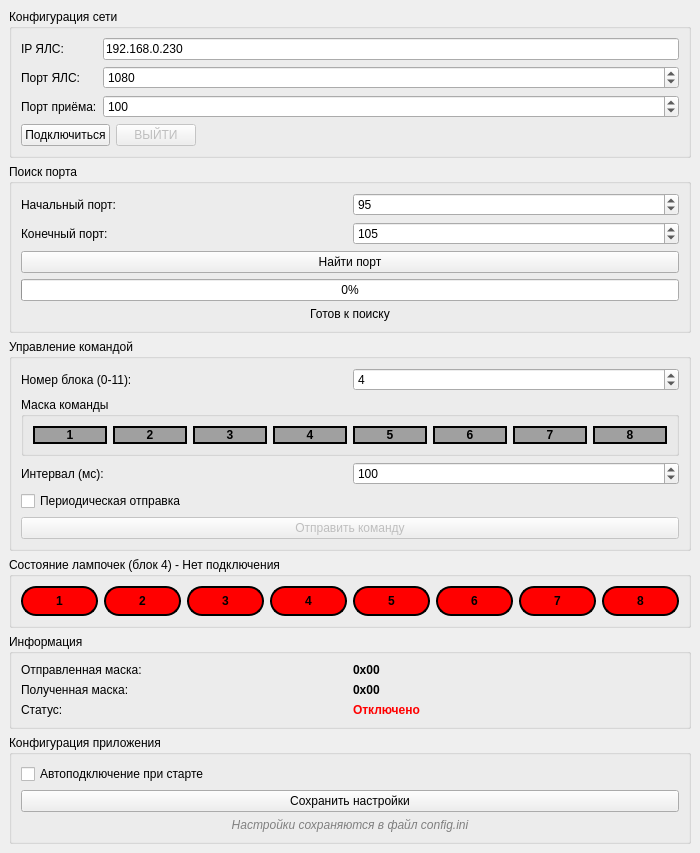
<?xml version="1.0" encoding="UTF-8"?>
<ui version="4.0">
 <class>MainWindow</class>
 <widget class="QMainWindow" name="MainWindow">
  <property name="geometry">
   <rect>
    <x>0</x>
    <y>0</y>
    <width>700</width>
    <height>810</height>
   </rect>
  </property>
  <property name="windowTitle">
   <string>Тест ЯЛС и ЯПС</string>
  </property>
  <widget class="QWidget" name="centralwidget">
   <layout class="QVBoxLayout" name="verticalLayout">
    <item>
     <widget class="QGroupBox" name="networkGroupBox">
      <property name="title">
       <string>Конфигурация сети</string>
      </property>
      <layout class="QGridLayout" name="gridLayout">
       <item row="0" column="0">
        <widget class="QLabel" name="ipLabel">
         <property name="text">
          <string>IP ЯЛС:</string>
         </property>
        </widget>
       </item>
       <item row="0" column="1">
        <widget class="QLineEdit" name="ipLineEdit">
         <property name="text">
          <string>192.168.0.230</string>
         </property>
        </widget>
       </item>
       <item row="1" column="0">
        <widget class="QLabel" name="portLabel">
         <property name="text">
          <string>Порт ЯЛС:</string>
         </property>
        </widget>
       </item>
       <item row="1" column="1">
        <widget class="QSpinBox" name="portSpinBox">
         <property name="minimum">
          <number>1</number>
         </property>
         <property name="maximum">
          <number>65535</number>
         </property>
         <property name="value">
          <number>1080</number>
         </property>
        </widget>
       </item>
       <item row="2" column="0">
        <widget class="QLabel" name="listenPortLabel">
         <property name="text">
          <string>Порт приёма:</string>
         </property>
        </widget>
       </item>
       <item row="2" column="1">
        <widget class="QSpinBox" name="listenPortSpinBox">
         <property name="minimum">
          <number>1</number>
         </property>
         <property name="maximum">
          <number>65535</number>
         </property>
         <property name="value">
          <number>100</number>
         </property>
        </widget>
       </item>
       <item row="3" column="0" colspan="2">
        <layout class="QHBoxLayout" name="horizontalLayout_2">
         <item>
          <widget class="QPushButton" name="connectButton">
           <property name="text">
            <string>Подключиться</string>
           </property>
          </widget>
         </item>
         <item>
          <widget class="QPushButton" name="disconnectButton">
           <property name="enabled">
            <bool>false</bool>
           </property>
           <property name="text">
            <string>ВЫЙТИ</string>
           </property>
          </widget>
         </item>
         <item>
          <spacer name="horizontalSpacer">
           <property name="orientation">
            <enum>Qt::Orientation::Horizontal</enum>
           </property>
           <property name="sizeHint" stdset="0">
            <size>
             <width>40</width>
             <height>20</height>
            </size>
           </property>
          </spacer>
         </item>
        </layout>
       </item>
      </layout>
     </widget>
    </item>
    <item>
     <widget class="QGroupBox" name="portSearchGroupBox">
      <property name="title">
       <string>Поиск порта</string>
      </property>
      <layout class="QGridLayout" name="gridLayout_2">
       <item row="0" column="0">
        <widget class="QLabel" name="searchStartLabel">
         <property name="text">
          <string>Начальный порт:</string>
         </property>
        </widget>
       </item>
       <item row="0" column="1">
        <widget class="QSpinBox" name="searchStartPortSpinBox">
         <property name="minimum">
          <number>1</number>
         </property>
         <property name="maximum">
          <number>65535</number>
         </property>
         <property name="value">
          <number>95</number>
         </property>
        </widget>
       </item>
       <item row="1" column="0">
        <widget class="QLabel" name="searchEndLabel">
         <property name="text">
          <string>Конечный порт:</string>
         </property>
        </widget>
       </item>
       <item row="1" column="1">
        <widget class="QSpinBox" name="searchEndPortSpinBox">
         <property name="minimum">
          <number>1</number>
         </property>
         <property name="maximum">
          <number>65535</number>
         </property>
         <property name="value">
          <number>105</number>
         </property>
        </widget>
       </item>
       <item row="2" column="0" colspan="2">
        <widget class="QPushButton" name="findPortButton">
         <property name="text">
          <string>Найти порт</string>
         </property>
        </widget>
       </item>
       <item row="3" column="0" colspan="2">
        <widget class="QProgressBar" name="searchProgressBar">
         <property name="visible">
          <bool>false</bool>
         </property>
         <property name="value">
          <number>0</number>
         </property>
         <property name="textVisible">
          <bool>true</bool>
         </property>
        </widget>
       </item>
       <item row="4" column="0" colspan="2">
        <widget class="QLabel" name="searchProgressLabel">
         <property name="text">
          <string>Готов к поиску</string>
         </property>
         <property name="alignment">
          <set>Qt::AlignmentFlag::AlignCenter</set>
         </property>
        </widget>
       </item>
      </layout>
     </widget>
    </item>
    <item>
     <widget class="QGroupBox" name="commandGroupBox">
      <property name="title">
       <string>Управление командой</string>
      </property>
      <layout class="QGridLayout" name="gridLayout_3">
       <item row="0" column="0">
        <widget class="QLabel" name="blockLabel">
         <property name="text">
          <string>Номер блока (0-11):</string>
         </property>
        </widget>
       </item>
       <item row="0" column="1">
        <widget class="QSpinBox" name="blockSpinBox">
         <property name="minimum">
          <number>0</number>
         </property>
         <property name="maximum">
          <number>11</number>
         </property>
         <property name="value">
          <number>4</number>
         </property>
        </widget>
       </item>
       <item row="1" column="0" colspan="2">
        <widget class="QGroupBox" name="lampcomandmask">
         <property name="title">
          <string>Маска команды</string>
         </property>
         <property name="flat">
          <bool>true</bool>
         </property>
         <layout class="QHBoxLayout" name="horizontalLayout_3">
          <item>
           <widget class="QPushButton" name="lampcommandmask01">
            <property name="styleSheet">
             <string notr="true">/* Базовый стиль (не выбрано) */
QPushButton {
    background-color: #A0A0A0;  /* Серый */
    border-radius: 10px;
    border: 2px solid black;
    font-weight: bold;
}

/* Состояние: выбрано */
QPushButton:checked {
    background-color: #0000FF;  /* Синий */
}

/* Состояние: наведение */
QPushButton:hover {
    background-color: #C0C0C0;  /* Светло-серый */
}

/* Состояние: выбрано + наведение */
QPushButton:checked:hover {
    background-color: #3333FF;  /* Темно-синий */
}

/* Состояние: отключено */
QPushButton:disabled {
    background-color: #404040;  /* Тёмно-серый */
}</string>
            </property>
            <property name="text">
             <string>1</string>
            </property>
            <property name="flat">
             <bool>true</bool>
            </property>
           </widget>
          </item>
          <item>
           <widget class="QPushButton" name="lampcommandmask02">
            <property name="styleSheet">
             <string notr="true">/* Базовый стиль (не выбрано) */
QPushButton {
    background-color: #A0A0A0;  /* Серый */
    border-radius: 10px;
    border: 2px solid black;
    font-weight: bold;
}

/* Состояние: выбрано */
QPushButton:checked {
    background-color: #0000FF;  /* Синий */
}

/* Состояние: наведение */
QPushButton:hover {
    background-color: #C0C0C0;  /* Светло-серый */
}

/* Состояние: выбрано + наведение */
QPushButton:checked:hover {
    background-color: #3333FF;  /* Темно-синий */
}

/* Состояние: отключено */
QPushButton:disabled {
    background-color: #404040;  /* Тёмно-серый */
}</string>
            </property>
            <property name="text">
             <string>2</string>
            </property>
            <property name="flat">
             <bool>true</bool>
            </property>
           </widget>
          </item>
          <item>
           <widget class="QPushButton" name="lampcommandmask03">
            <property name="styleSheet">
             <string notr="true">/* Базовый стиль (не выбрано) */
QPushButton {
    background-color: #A0A0A0;  /* Серый */
    border-radius:10px;
    border: 2px solid black;
    font-weight: bold;
}

/* Состояние: выбрано */
QPushButton:checked {
    background-color: #0000FF;  /* Синий */
}

/* Состояние: наведение */
QPushButton:hover {
    background-color: #C0C0C0;  /* Светло-серый */
}

/* Состояние: выбрано + наведение */
QPushButton:checked:hover {
    background-color: #3333FF;  /* Темно-синий */
}

/* Состояние: отключено */
QPushButton:disabled {
    background-color: #404040;  /* Тёмно-серый */
}</string>
            </property>
            <property name="text">
             <string>3</string>
            </property>
            <property name="flat">
             <bool>true</bool>
            </property>
           </widget>
          </item>
          <item>
           <widget class="QPushButton" name="lampcommandmask04">
            <property name="styleSheet">
             <string notr="true">/* Базовый стиль (не выбрано) */
QPushButton {
    background-color: #A0A0A0;  /* Серый */
    border-radius:10px;
    border: 2px solid black;
    font-weight: bold;
}

/* Состояние: выбрано */
QPushButton:checked {
    background-color: #0000FF;  /* Синий */
}

/* Состояние: наведение */
QPushButton:hover {
    background-color: #C0C0C0;  /* Светло-серый */
}

/* Состояние: выбрано + наведение */
QPushButton:checked:hover {
    background-color: #3333FF;  /* Темно-синий */
}

/* Состояние: отключено */
QPushButton:disabled {
    background-color: #404040;  /* Тёмно-серый */
}</string>
            </property>
            <property name="text">
             <string>4</string>
            </property>
            <property name="flat">
             <bool>true</bool>
            </property>
           </widget>
          </item>
          <item>
           <widget class="QPushButton" name="lampcommandmask05">
            <property name="styleSheet">
             <string notr="true">/* Базовый стиль (не выбрано) */
QPushButton {
    background-color: #A0A0A0;  /* Серый */
    border-radius:10px;
    border: 2px solid black;
    font-weight: bold;
}

/* Состояние: выбрано */
QPushButton:checked {
    background-color: #0000FF;  /* Синий */
}

/* Состояние: наведение */
QPushButton:hover {
    background-color: #C0C0C0;  /* Светло-серый */
}

/* Состояние: выбрано + наведение */
QPushButton:checked:hover {
    background-color: #3333FF;  /* Темно-синий */
}

/* Состояние: отключено */
QPushButton:disabled {
    background-color: #404040;  /* Тёмно-серый */
}</string>
            </property>
            <property name="text">
             <string>5</string>
            </property>
            <property name="flat">
             <bool>true</bool>
            </property>
           </widget>
          </item>
          <item>
           <widget class="QPushButton" name="lampcommandmask06">
            <property name="styleSheet">
             <string notr="true">/* Базовый стиль (не выбрано) */
QPushButton {
    background-color: #A0A0A0;  /* Серый */
    border-radius:10px;
    border: 2px solid black;
    font-weight: bold;
}

/* Состояние: выбрано */
QPushButton:checked {
    background-color: #0000FF;  /* Синий */
}

/* Состояние: наведение */
QPushButton:hover {
    background-color: #C0C0C0;  /* Светло-серый */
}

/* Состояние: выбрано + наведение */
QPushButton:checked:hover {
    background-color: #3333FF;  /* Темно-синий */
}

/* Состояние: отключено */
QPushButton:disabled {
    background-color: #404040;  /* Тёмно-серый */
}</string>
            </property>
            <property name="text">
             <string>6</string>
            </property>
            <property name="flat">
             <bool>true</bool>
            </property>
           </widget>
          </item>
          <item>
           <widget class="QPushButton" name="lampcommandmask07">
            <property name="styleSheet">
             <string notr="true">/* Базовый стиль (не выбрано) */
QPushButton {
    background-color: #A0A0A0;  /* Серый */
    border-radius:10px;
    border: 2px solid black;
    font-weight: bold;
}

/* Состояние: выбрано */
QPushButton:checked {
    background-color: #0000FF;  /* Синий */
}

/* Состояние: наведение */
QPushButton:hover {
    background-color: #C0C0C0;  /* Светло-серый */
}

/* Состояние: выбрано + наведение */
QPushButton:checked:hover {
    background-color: #3333FF;  /* Темно-синий */
}

/* Состояние: отключено */
QPushButton:disabled {
    background-color: #404040;  /* Тёмно-серый */
}</string>
            </property>
            <property name="text">
             <string>7</string>
            </property>
            <property name="flat">
             <bool>true</bool>
            </property>
           </widget>
          </item>
          <item>
           <widget class="QPushButton" name="lampcommandmask08">
            <property name="styleSheet">
             <string notr="true">/* Базовый стиль (не выбрано) */
QPushButton {
    background-color: #A0A0A0;  /* Серый */
    border-radius:10px;
    border: 2px solid black;
    font-weight: bold;
}

/* Состояние: выбрано */
QPushButton:checked {
    background-color: #0000FF;  /* Синий */
}

/* Состояние: наведение */
QPushButton:hover {
    background-color: #C0C0C0;  /* Светло-серый */
}

/* Состояние: выбрано + наведение */
QPushButton:checked:hover {
    background-color: #3333FF;  /* Темно-синий */
}

/* Состояние: отключено */
QPushButton:disabled {
    background-color: #404040;  /* Тёмно-серый */
}</string>
            </property>
            <property name="text">
             <string>8</string>
            </property>
            <property name="flat">
             <bool>true</bool>
            </property>
           </widget>
          </item>
         </layout>
        </widget>
       </item>
       <item row="2" column="0">
        <widget class="QLabel" name="periodicLabel">
         <property name="text">
          <string>Интервал (мс):</string>
         </property>
        </widget>
       </item>
       <item row="2" column="1">
        <widget class="QSpinBox" name="periodicIntervalSpinBox">
         <property name="minimum">
          <number>10</number>
         </property>
         <property name="maximum">
          <number>5000</number>
         </property>
         <property name="value">
          <number>100</number>
         </property>
        </widget>
       </item>
       <item row="3" column="0" colspan="2">
        <widget class="QCheckBox" name="periodicCheckBox">
         <property name="text">
          <string>Периодическая отправка</string>
         </property>
        </widget>
       </item>
       <item row="4" column="0" colspan="2">
        <widget class="QPushButton" name="testButton">
         <property name="enabled">
          <bool>false</bool>
         </property>
         <property name="text">
          <string>Отправить команду</string>
         </property>
        </widget>
       </item>
      </layout>
     </widget>
    </item>
    <item alignment="Qt::AlignmentFlag::Qt::AlignmentFlag::AlignVCenter">
     <widget class="QGroupBox" name="lampsGroupBox">
      <property name="font">
       <font>
        <pointsize>9</pointsize>
        <bold>false</bold>
       </font>
      </property>
      <property name="title">
       <string>Состояние лампочек (блок 4) - Нет подключения</string>
      </property>
      <layout class="QHBoxLayout" name="horizontalLayout">
       <item>
        <widget class="QLabel" name="lamp0">
         <property name="minimumSize">
          <size>
           <width>30</width>
           <height>30</height>
          </size>
         </property>
         <property name="maximumSize">
          <size>
           <width>100</width>
           <height>100</height>
          </size>
         </property>
         <property name="styleSheet">
          <string notr="true">QLabel {
background-color: red;
border-radius: 15px;
border: 2px solid black;
font-weight: bold;
}</string>
         </property>
         <property name="text">
          <string>1</string>
         </property>
         <property name="alignment">
          <set>Qt::AlignmentFlag::AlignCenter</set>
         </property>
        </widget>
       </item>
       <item>
        <widget class="QLabel" name="lamp1">
         <property name="minimumSize">
          <size>
           <width>30</width>
           <height>30</height>
          </size>
         </property>
         <property name="maximumSize">
          <size>
           <width>100</width>
           <height>100</height>
          </size>
         </property>
         <property name="styleSheet">
          <string notr="true">QLabel {
background-color: red;
border-radius: 15px;
border: 2px solid black;
font-weight: bold;
}</string>
         </property>
         <property name="text">
          <string>2</string>
         </property>
         <property name="alignment">
          <set>Qt::AlignmentFlag::AlignCenter</set>
         </property>
        </widget>
       </item>
       <item>
        <widget class="QLabel" name="lamp2">
         <property name="minimumSize">
          <size>
           <width>30</width>
           <height>30</height>
          </size>
         </property>
         <property name="maximumSize">
          <size>
           <width>100</width>
           <height>100</height>
          </size>
         </property>
         <property name="styleSheet">
          <string notr="true">QLabel {
background-color: red;
border-radius: 15px;
border: 2px solid black;
font-weight: bold;
}</string>
         </property>
         <property name="text">
          <string>3</string>
         </property>
         <property name="alignment">
          <set>Qt::AlignmentFlag::AlignCenter</set>
         </property>
        </widget>
       </item>
       <item>
        <widget class="QLabel" name="lamp3">
         <property name="minimumSize">
          <size>
           <width>30</width>
           <height>30</height>
          </size>
         </property>
         <property name="maximumSize">
          <size>
           <width>100</width>
           <height>100</height>
          </size>
         </property>
         <property name="styleSheet">
          <string notr="true">QLabel {
background-color: red;
border-radius: 15px;
border: 2px solid black;
font-weight: bold;
}</string>
         </property>
         <property name="text">
          <string>4</string>
         </property>
         <property name="alignment">
          <set>Qt::AlignmentFlag::AlignCenter</set>
         </property>
        </widget>
       </item>
       <item>
        <widget class="QLabel" name="lamp4">
         <property name="minimumSize">
          <size>
           <width>30</width>
           <height>30</height>
          </size>
         </property>
         <property name="maximumSize">
          <size>
           <width>100</width>
           <height>100</height>
          </size>
         </property>
         <property name="styleSheet">
          <string notr="true">QLabel {
background-color: red;
border-radius: 15px;
border: 2px solid black;
font-weight: bold;
}</string>
         </property>
         <property name="text">
          <string>5</string>
         </property>
         <property name="alignment">
          <set>Qt::AlignmentFlag::AlignCenter</set>
         </property>
        </widget>
       </item>
       <item>
        <widget class="QLabel" name="lamp5">
         <property name="minimumSize">
          <size>
           <width>30</width>
           <height>30</height>
          </size>
         </property>
         <property name="maximumSize">
          <size>
           <width>100</width>
           <height>100</height>
          </size>
         </property>
         <property name="styleSheet">
          <string notr="true">QLabel {
background-color: red;
border-radius: 15px;
border: 2px solid black;
font-weight: bold;
}</string>
         </property>
         <property name="text">
          <string>6</string>
         </property>
         <property name="alignment">
          <set>Qt::AlignmentFlag::AlignCenter</set>
         </property>
        </widget>
       </item>
       <item>
        <widget class="QLabel" name="lamp6">
         <property name="minimumSize">
          <size>
           <width>30</width>
           <height>30</height>
          </size>
         </property>
         <property name="maximumSize">
          <size>
           <width>100</width>
           <height>100</height>
          </size>
         </property>
         <property name="styleSheet">
          <string notr="true">QLabel {
background-color: red;
border-radius: 15px;
border: 2px solid black;
font-weight: bold;
}</string>
         </property>
         <property name="text">
          <string>7</string>
         </property>
         <property name="alignment">
          <set>Qt::AlignmentFlag::AlignCenter</set>
         </property>
        </widget>
       </item>
       <item>
        <widget class="QLabel" name="lamp7">
         <property name="minimumSize">
          <size>
           <width>30</width>
           <height>30</height>
          </size>
         </property>
         <property name="maximumSize">
          <size>
           <width>100</width>
           <height>100</height>
          </size>
         </property>
         <property name="styleSheet">
          <string notr="true">QLabel {
background-color: red;
border-radius: 15px;
border: 2px solid black;
font-weight: bold;
}</string>
         </property>
         <property name="text">
          <string>8</string>
         </property>
         <property name="alignment">
          <set>Qt::AlignmentFlag::AlignCenter</set>
         </property>
        </widget>
       </item>
      </layout>
     </widget>
    </item>
    <item>
     <widget class="QGroupBox" name="infoGroupBox">
      <property name="title">
       <string>Информация</string>
      </property>
      <layout class="QGridLayout" name="gridLayout_5">
       <item row="0" column="0">
        <widget class="QLabel" name="sentMaskLabelTitle">
         <property name="text">
          <string>Отправленная маска:</string>
         </property>
        </widget>
       </item>
       <item row="0" column="1">
        <widget class="QLabel" name="sentMaskLabel">
         <property name="font">
          <font>
           <bold>true</bold>
          </font>
         </property>
         <property name="text">
          <string>0x00</string>
         </property>
        </widget>
       </item>
       <item row="1" column="0">
        <widget class="QLabel" name="receivedMaskLabelTitle">
         <property name="text">
          <string>Полученная маска:</string>
         </property>
        </widget>
       </item>
       <item row="1" column="1">
        <widget class="QLabel" name="receivedMaskLabel">
         <property name="font">
          <font>
           <bold>true</bold>
          </font>
         </property>
         <property name="text">
          <string>0x00</string>
         </property>
        </widget>
       </item>
       <item row="2" column="0">
        <widget class="QLabel" name="statusLabelTitle">
         <property name="text">
          <string>Статус:</string>
         </property>
        </widget>
       </item>
       <item row="2" column="1">
        <widget class="QLabel" name="statusLabel">
         <property name="styleSheet">
          <string notr="true">color: red; font-weight: bold;</string>
         </property>
         <property name="text">
          <string>Отключено</string>
         </property>
        </widget>
       </item>
      </layout>
     </widget>
    </item>
    <item>
     <widget class="QGroupBox" name="configGroupBox">
      <property name="title">
       <string>Конфигурация приложения</string>
      </property>
      <layout class="QVBoxLayout" name="verticalLayout_2">
       <item>
        <widget class="QCheckBox" name="autoConnectCheckBox">
         <property name="text">
          <string>Автоподключение при старте</string>
         </property>
        </widget>
       </item>
       <item>
        <widget class="QPushButton" name="saveConfigButton">
         <property name="text">
          <string>Сохранить настройки</string>
         </property>
        </widget>
       </item>
       <item>
        <widget class="QLabel" name="configInfoLabel">
         <property name="styleSheet">
          <string notr="true">color: gray; font-style: italic;</string>
         </property>
         <property name="text">
          <string>Настройки сохраняются в файл config.ini</string>
         </property>
         <property name="alignment">
          <set>Qt::AlignmentFlag::AlignCenter</set>
         </property>
        </widget>
       </item>
      </layout>
     </widget>
    </item>
   </layout>
  </widget>
 </widget>
 <resources/>
 <connections/>
</ui>
